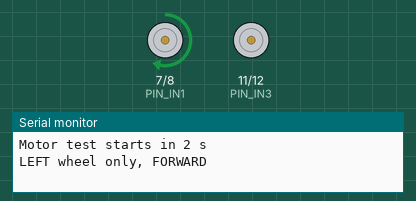
Recording of a sketch running on a simulated Arduino Uno, built with avr-gcc and run on an emulated ATmega328P. On the bench: motor-driver pin pairs drawn as motors (green arrow = first pin HIGH = forward, orange = second pin HIGH = backward, longer = more drive, scaled by the enable pin), the last lines printed to the serial monitor.

Above: at 2.7 s.
At 10.2 s:
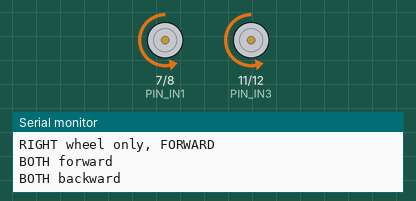
At 15.0 s:
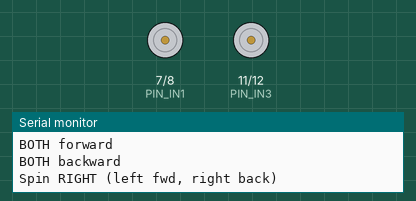
At 19.7 s:
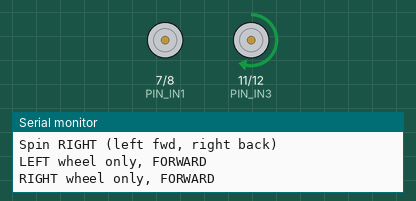
Timing chart, 0 to 20.9 s (numbered marks = the images above):
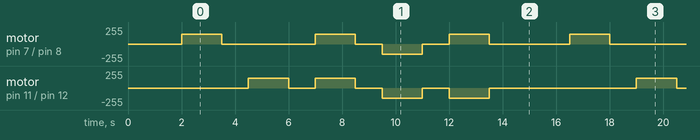

The sketch:

01_motor_test.ino
```cpp
// Test 1 - motors + L298N
// Lift the robot so the wheels spin in the air, open the Serial Monitor
// (9600 baud) and check each wheel does what the message says.
// Wrong direction? Flip LEFT/RIGHT_MOTOR_REVERSED in config.h of the main sketch.

const uint8_t PIN_ENA = 5, PIN_IN1 = 7, PIN_IN2 = 8;    // left motor
const uint8_t PIN_ENB = 6, PIN_IN3 = 11, PIN_IN4 = 12;  // right motor
const int SPEED = 150;

void motor(uint8_t en, uint8_t a, uint8_t b, int speed) {
  digitalWrite(a, speed > 0 ? HIGH : LOW);
  digitalWrite(b, speed < 0 ? HIGH : LOW);
  analogWrite(en, abs(speed));
}

void drive(const char *what, int left, int right) {
  Serial.println(what);
  motor(PIN_ENA, PIN_IN1, PIN_IN2, left);
  motor(PIN_ENB, PIN_IN3, PIN_IN4, right);
  delay(1500);
  motor(PIN_ENA, PIN_IN1, PIN_IN2, 0);
  motor(PIN_ENB, PIN_IN3, PIN_IN4, 0);
  delay(1000);
}

void setup() {
  uint8_t pins[] = {PIN_ENA, PIN_IN1, PIN_IN2, PIN_ENB, PIN_IN3, PIN_IN4};
  for (uint8_t p : pins) pinMode(p, OUTPUT);
  Serial.begin(9600);
  Serial.println(F("Motor test starts in 2 s"));
  delay(2000);
}

void loop() {
  drive("LEFT wheel only, FORWARD", SPEED, 0);
  drive("RIGHT wheel only, FORWARD", 0, SPEED);
  drive("BOTH forward", SPEED, SPEED);
  drive("BOTH backward", -SPEED, -SPEED);
  drive("Spin RIGHT (left fwd, right back)", SPEED, -SPEED);
  delay(2000);
}
```

Measured:
- by itself, motor on pin 11 (PIN_IN3) / pin 12 (PIN_IN4): repeats every 14.5 s: stopped 1.0 s, forward 150/255 1.5 s, 2 × (stopped 1.0 s, backward 150/255 1.5 s), stopped 5.5 s, forward 150/255 1.5 s
- by itself, motor on pin 7 (PIN_IN1) / pin 8 (PIN_IN2): repeats every 14.5 s: stopped 3.5 s, forward 150/255 1.5 s, stopped 1.0 s, backward 150/255 1.5 s, stopped 1.0 s, forward 150/255 1.5 s, stopped 3.0 s, forward 150/255 1.5 s
